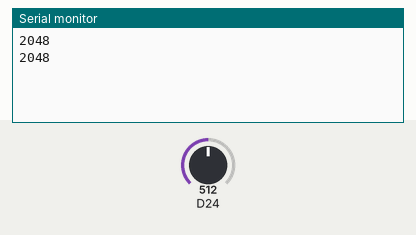
This sketch was run on a simulated Arduino Zero (SAMD21). On the bench: the last lines printed to the serial monitor. The test bench sets the inputs (shaded band); at power-on: D24 = 512 (analog values on the 0–1023 scale).

Above: at 1.8 s.
1.9 s: D24 set to 716
At 2.4 s:
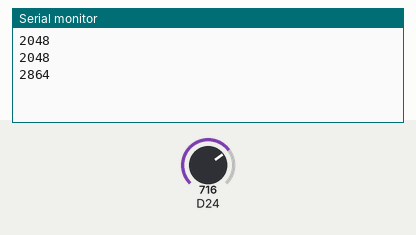
3.4 s: D24 set to 900
At 4.8 s:
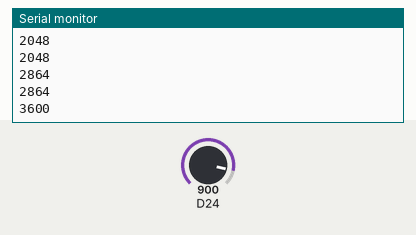
Timing chart, 0 to 6.4 s (numbered marks = the images above; inputs shaded):
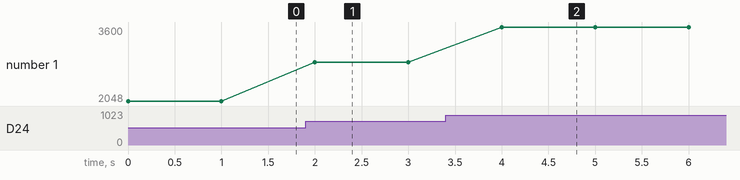

The sketch:

TemperatureMonitor.ino
```cpp
const byte Mon_Pin(A10);
const double steinhart_A(1.1254e-3);
const double steinhart_B(2.3469e-4);
const double steinhart_C(0.8584e-7);


void setup() {
  // put your setup code here, to run once:

  Serial.begin(9600);

  pinMode(Mon_Pin,INPUT);
  analogReference(EXTERNAL);
  analogReadResolution(12);
  analogReadAveraging(32);

}

void loop() {
  // put your main code here, to run repeatedly:
  int val = analogRead(Mon_Pin);
  Serial.println(val);
  delay(1000);


}
```

Measured:
- after the input at 1.9 s, the serial monitor: prints a new line after 0.10 s (image 1)
- after the input at 3.4 s, the serial monitor: prints a new line after 0.60 s (image 2)
- plotted number 1: 2048 → 2864 after the input at 1.9 s, 2864 → 3600 after the input at 3.4 s
